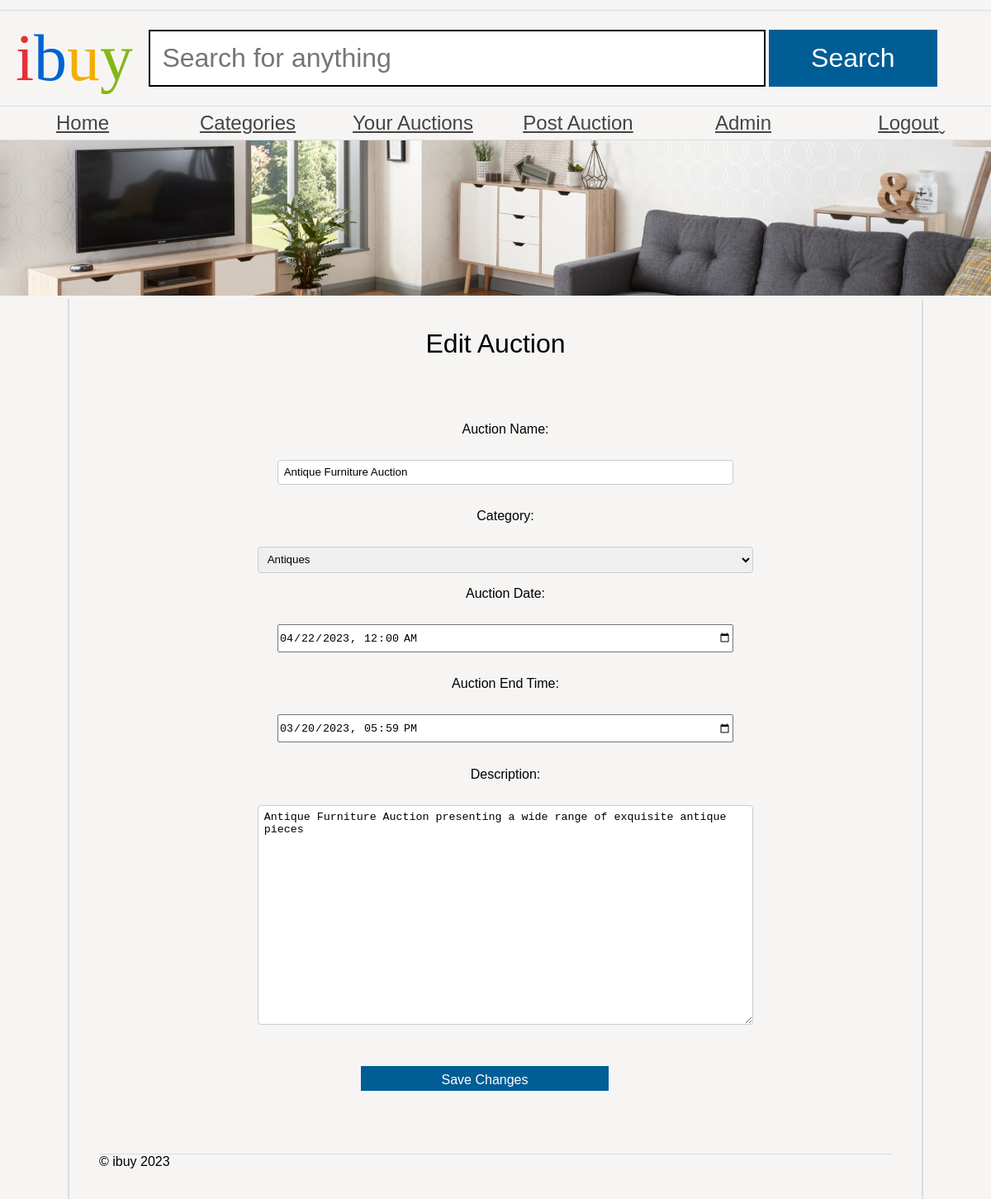
Screenshot of /edit_auction.php?auction_name=Antique Furniture Auction (signed in) with the database file from the repository.
### tables this page shows
CREATE TABLE `auctions` (
  `auction_name` VARCHAR(90) NOT NULL PRIMARY KEY,
  `auctioneer` VARCHAR(90) DEFAULT NULL,
  `auctionDate` DATE DEFAULT NULL,
  `auction_end_time` TIMESTAMP DEFAULT NULL,  
  `categoryName` VARCHAR(20) DEFAULT NULL,
  `Description` LONGTEXT
);

### edit_auction.php (the view, shortened to what this page needs)
<?php
require('dataconnection/configuration.php');
$auction_name = $_GET['auction_name'];
$auction_query = "SELECT * FROM auctions WHERE auction_name = ?";
$auction_stmt = $pdo->prepare($auction_query);
$auction_stmt->execute([$auction_name]);
$auction = $auction_stmt->fetch(PDO::FETCH_ASSOC);
$categories_query = "SELECT categoryName FROM categories";
$categories_result = $pdo->query($categories_query);
$categories = $categories_result->fetchAll(PDO::FETCH_COLUMN);
?>
<!DOCTYPE html>
<html>
	<head>
		<link rel="stylesheet" href="ibuy.css" />
	</head>
	<body>
		<header>
			<h1><span class="i">i</span><span class="b">b</span><span class="u">u</span><span class="y">y</span></h1>
            <form action="browse_products.php" method="get">
        <input type="text" name="search" placeholder="Search for anything" />
        <input type="submit" name="submit" value="Search" />
    </form>
		</header>
        <nav>
    <ul>
        <li><a class="categoryLink" href="user_dashboard.php">Home</a></li>
        <li class="dropdown">
            <a href="#" class="categoryLink">Categories</a>
        </li>
            <li><a class="categoryLink" href="user_auctions.php">Your Auctions</a></li>
            <li><a class="categoryLink" href="post_auction.php">Post Auction</a></li>
            <li><a class="categoryLink" href="\Admin\adminlogin.php">Admin</a></li>
            <li><a class="categoryLink" href="logout.php">Logout</a></li>
        </ul>
    </nav>
<img src="banners/1.jpg" alt="Banner" />
<main>
    <div class="form-box">
        <h1>Edit Auction</h1>
        <form action="update_auction.php" method="post">
            <label for="new_auction_name">Auction Name:</label>
            <input type="text" name="new_auction_name" value="<?php echo htmlspecialchars($auction['auction_name']); ?>" />
            <label for="new_category">Category:</label>
            <select name="new_category">
                <?php foreach ($categories as $category) {
                    $selected = ($category === $auction['categoryName']) ? 'selected' : '';
                    echo '<option value="' . $category . '" ' . $selected . '>' . $category . '</option>';
                } ?>
            </select>
            <label for="new_auctionDate">Auction Date:</label>
            <input type="datetime-local" name="new_auctionDate" value="<?php echo date('Y-m-d\TH:i', strtotime($auction['auctionDate'])); ?>" />
            <label for="new_auction_end_time">Auction End Time:</label>
            <input type="datetime-local" name="new_auction_end_time" value="<?php echo date('Y-m-d\TH:i', strtotime($auction['auction_end_time'])); ?>" />
            <label for="new_description">Description:</label>
            <textarea name="new_description"><?php echo htmlspecialchars($auction['Description']); ?></textarea>
            <input type="submit" value="Save Changes" />
        </form>
    </div>
    <footer>
        &copy; ibuy <?php echo date("Y"); ?>
    </footer>
</main>
</body>
</html>

### ibuy.css (style rules this page uses)
* { margin: 0; padding: 0; }
body { font-family: 'Oxygen-Regular', sans-serif; background-color: #f6f5f4; max-width: 100vw; overflow-x: hidden; }
h1, h2, h3, h4 { font-weight: normal; }
a, a:visited { color: #444; }
header { margin-top: 1vw; font-family: 'Univers-Light-Normal'; display: grid; grid-template-columns: 15% 85%; align-items: center; padding-top: 1vw; padding-bottom: 1vw; border-top: 1px solid #ddd; border-bottom: 1px solid #ddd; }
header h1 { text-align: center; font-size: 5em; }
form { display: block; }
header form input[type=text] { border: 3px solid black; font-size: 2em; padding: 0.5em; width: 70%; }
body > img { width: 100vw; }
header form input[type=submit] { background-color: #005d96; color: white; width: 20%; font-size: 2em; padding: 0.5em; cursor: pointer; border: 0; }
header .i { color: #e43137; }
header .b { color: #0063d1; }
header .u { color: #f4ae01; }
header .y { color: #85b716; }
body > nav { border-bottom: 1px solid #ddd; }
body > nav ul li:last-child a:after { content: 'ˬ'; position: absolute; }
body > nav ul { display: flex; width: 100vw; list-style-type: none; }
body > nav ul li { flex: 1; }
body > nav ul li a { display: block; text-align: center; padding-top: 0.5vw; padding-bottom: 0.5vw; font-size: 1.5em; }
main { padding: 3vw; display: block; overflow: hidden; width: 80vw; margin: auto; border-left: 2px solid #ddd; border-right: 2px solid #ddd; }
main h1 { margin-top: 5vw; margin-bottom: 5vw; }
textarea { width: 100%; height: 20em; }
footer { margin-top: 5vw; border-top: 1px solid #ddd; }
main form { display: flex; flex-wrap: wrap; width: 50vw; }
main form label, main form input { flex-grow: 1; width: 20vw; margin-bottom: 1em; margin-right: 2vw; margin-left: 2vw; }
main form input[type=submit] { background-color: #3665f3; color: white; flex-grow: 0; margin-left: auto; font-size: 1.2em; padding: 0.2em; cursor: pointer; border: 0; }

### edit_auction.php (style rules this page uses)
.dropdown { position: relative; display: inline-block; }
header form input[type=submit] { background-color: #005d96; color: white; width: 20%; font-size: 2em; padding: 0.5em; cursor: pointer; border: 0; }
header form input[type="text"] { border: 2px solid black; font-size: 2em; padding: 0.45em; width: 70%; }
.form-box { text-align: center; width: 60%; margin: 0 auto; }
.form-box label { display: block; margin-top: 1em; }
.form-box input[type="text"], .form-box select, .form-box textarea { width: 100%; padding: 0.5em; border: 1px solid #ccc; border-radius: 4px; box-sizing: border-box; }
.form-box h1 { margin-top: 0; margin-bottom: 5vw; }
main form label, main form input { flex-grow: 1; width: 25vw; margin-bottom: 1em; margin-right: 2vw; margin-left: 2vw; height: 30px; }
.form-box input[type="submit"] { background-color: #005d96; color: white; font-size: 1em; padding: 0.5em 1em; border: none; cursor: pointer; margin-top: 50px; align-items: center; justify-items: center; justify-content: center; margin-right: 175px; }

### rows the page displays
auctions: new_auction_name "Antique Furniture Auction", new_auctionDate "04/22/2023 00:00", new_auction_end_time "03/20/2023 17:59", new_description "Antique Furniture Auction presenting a wide range of exquisite antique pieces"

### other values shown
form field new_category "Antiques"
